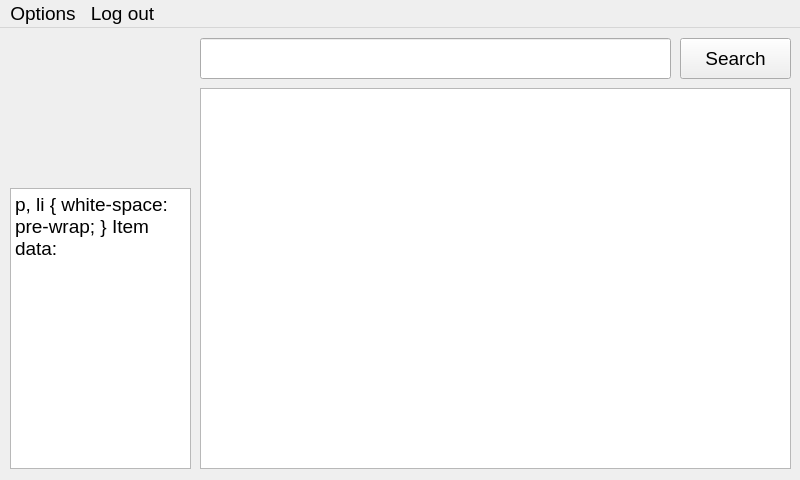
<?xml version="1.0" encoding="UTF-8"?>
<ui version="4.0">
 <class>MainScreen</class>
 <widget class="QMainWindow" name="MainScreen">
  <property name="geometry">
   <rect>
    <x>0</x>
    <y>0</y>
    <width>800</width>
    <height>480</height>
   </rect>
  </property>
  <property name="font">
   <font>
    <pointsize>14</pointsize>
   </font>
  </property>
  <property name="windowTitle">
   <string>MainWindow</string>
  </property>
  <property name="locale">
   <locale language="English" country="Austria"/>
  </property>
  <widget class="QWidget" name="centralwidget">
   <widget class="QLineEdit" name="txb_search">
    <property name="geometry">
     <rect>
      <x>200</x>
      <y>10</y>
      <width>471</width>
      <height>41</height>
     </rect>
    </property>
    <property name="font">
     <font>
      <pointsize>20</pointsize>
     </font>
    </property>
    <property name="locale">
     <locale language="English" country="Austria"/>
    </property>
    <property name="text">
     <string/>
    </property>
    <property name="alignment">
     <set>Qt::AlignLeading|Qt::AlignLeft|Qt::AlignVCenter</set>
    </property>
   </widget>
   <widget class="QPushButton" name="btn_search">
    <property name="geometry">
     <rect>
      <x>680</x>
      <y>10</y>
      <width>111</width>
      <height>41</height>
     </rect>
    </property>
    <property name="locale">
     <locale language="English" country="Austria"/>
    </property>
    <property name="text">
     <string>Search</string>
    </property>
   </widget>
   <widget class="QTableWidget" name="dtv_items">
    <property name="geometry">
     <rect>
      <x>200</x>
      <y>60</y>
      <width>591</width>
      <height>381</height>
     </rect>
    </property>
    <property name="font">
     <font>
      <pointsize>14</pointsize>
     </font>
    </property>
    <property name="locale">
     <locale language="English" country="Austria"/>
    </property>
   </widget>
   <widget class="QLabel" name="pcb_logo">
    <property name="geometry">
     <rect>
      <x>30</x>
      <y>10</y>
      <width>141</width>
      <height>141</height>
     </rect>
    </property>
    <property name="locale">
     <locale language="English" country="Austria"/>
    </property>
    <property name="text">
     <string/>
    </property>
    <property name="pixmap">
     <pixmap>images/icon.PNG</pixmap>
    </property>
    <property name="scaledContents">
     <bool>true</bool>
    </property>
    <property name="alignment">
     <set>Qt::AlignCenter</set>
    </property>
   </widget>
   <widget class="QTextBrowser" name="txb_itemData">
    <property name="geometry">
     <rect>
      <x>10</x>
      <y>160</y>
      <width>181</width>
      <height>281</height>
     </rect>
    </property>
    <property name="locale">
     <locale language="English" country="Austria"/>
    </property>
    <property name="html">
     <string>&lt;!DOCTYPE HTML PUBLIC &quot;-//W3C//DTD HTML 4.0//EN&quot; &quot;http://www.w3.org/TR/REC-html40/strict.dtd&quot;&gt;
&lt;html&gt;&lt;head&gt;&lt;meta name=&quot;qrichtext&quot; content=&quot;1&quot; /&gt;&lt;style type=&quot;text/css&quot;&gt;
p, li { white-space: pre-wrap; }
&lt;/style&gt;&lt;/head&gt;&lt;body style=&quot; font-family:'MS Shell Dlg 2'; font-size:14pt; font-weight:400; font-style:normal;&quot;&gt;
&lt;p style=&quot; margin-top:0px; margin-bottom:0px; margin-left:0px; margin-right:0px; -qt-block-indent:0; text-indent:0px;&quot;&gt;Item data:&lt;/p&gt;
&lt;p style=&quot;-qt-paragraph-type:empty; margin-top:0px; margin-bottom:0px; margin-left:0px; margin-right:0px; -qt-block-indent:0; text-indent:0px;&quot;&gt;&lt;br /&gt;&lt;/p&gt;&lt;/body&gt;&lt;/html&gt;</string>
    </property>
   </widget>
  </widget>
  <widget class="QMenuBar" name="menubar">
   <property name="geometry">
    <rect>
     <x>0</x>
     <y>0</y>
     <width>800</width>
     <height>18</height>
    </rect>
   </property>
   <widget class="QMenu" name="menu_options">
    <property name="title">
     <string>Options</string>
    </property>
    <widget class="QMenu" name="menu_manageItems">
     <property name="font">
      <font>
       <pointsize>14</pointsize>
      </font>
     </property>
     <property name="locale">
      <locale language="English" country="Austria"/>
     </property>
     <property name="title">
      <string>Manage Items</string>
     </property>
     <addaction name="act_storeItems"/>
     <addaction name="act_withdrawItems"/>
     <addaction name="separator"/>
     <addaction name="act_setQuantity"/>
    </widget>
    <widget class="QMenu" name="menu_manageUsers">
     <property name="font">
      <font>
       <pointsize>14</pointsize>
      </font>
     </property>
     <property name="tearOffEnabled">
      <bool>false</bool>
     </property>
     <property name="title">
      <string>Manage Users</string>
     </property>
     <addaction name="act_newUser"/>
     <addaction name="act_editUser"/>
     <addaction name="separator"/>
     <addaction name="act_newPermissions"/>
     <addaction name="act_editPermissions"/>
    </widget>
    <widget class="QMenu" name="menu_manageSorage">
     <property name="font">
      <font>
       <pointsize>14</pointsize>
      </font>
     </property>
     <property name="title">
      <string>Manage Storage</string>
     </property>
     <addaction name="act_moveStorageSlot"/>
     <addaction name="act_removeStorageSlot"/>
     <addaction name="separator"/>
     <addaction name="act_changeParititions"/>
    </widget>
    <addaction name="act_manageProfile"/>
    <addaction name="separator"/>
    <addaction name="menu_manageItems"/>
    <addaction name="menu_manageSorage"/>
    <addaction name="separator"/>
    <addaction name="menu_manageUsers"/>
    <addaction name="separator"/>
    <addaction name="act_createInventoryReport"/>
   </widget>
   <widget class="QMenu" name="menu_logout">
    <property name="title">
     <string>Log out</string>
    </property>
    <addaction name="act_exit"/>
   </widget>
   <addaction name="menu_options"/>
   <addaction name="menu_logout"/>
  </widget>
  <action name="act_manageProfile">
   <property name="text">
    <string>Manage Profile</string>
   </property>
   <property name="font">
    <font>
     <pointsize>12</pointsize>
    </font>
   </property>
  </action>
  <action name="act_storeItems">
   <property name="text">
    <string>Store Items</string>
   </property>
   <property name="font">
    <font>
     <pointsize>12</pointsize>
    </font>
   </property>
  </action>
  <action name="act_withdrawItems">
   <property name="text">
    <string>Withdraw Items</string>
   </property>
   <property name="font">
    <font>
     <pointsize>12</pointsize>
    </font>
   </property>
  </action>
  <action name="act_newUser">
   <property name="text">
    <string>New User</string>
   </property>
   <property name="font">
    <font>
     <pointsize>12</pointsize>
    </font>
   </property>
  </action>
  <action name="act_editUser">
   <property name="text">
    <string>Edit User</string>
   </property>
   <property name="font">
    <font>
     <pointsize>12</pointsize>
    </font>
   </property>
  </action>
  <action name="act_newPermissions">
   <property name="text">
    <string>New Permission</string>
   </property>
   <property name="font">
    <font>
     <pointsize>12</pointsize>
    </font>
   </property>
  </action>
  <action name="act_editPermissions">
   <property name="text">
    <string>Edit Permission</string>
   </property>
   <property name="font">
    <font>
     <pointsize>12</pointsize>
    </font>
   </property>
  </action>
  <action name="act_exit">
   <property name="text">
    <string>Exit</string>
   </property>
   <property name="font">
    <font>
     <pointsize>12</pointsize>
    </font>
   </property>
  </action>
  <action name="act_moveStorageSlot">
   <property name="text">
    <string>Move Storage Slot</string>
   </property>
   <property name="font">
    <font>
     <pointsize>12</pointsize>
    </font>
   </property>
  </action>
  <action name="act_createInventoryReport">
   <property name="text">
    <string>Create inventory report</string>
   </property>
   <property name="font">
    <font>
     <pointsize>12</pointsize>
    </font>
   </property>
  </action>
  <action name="act_setQuantity">
   <property name="text">
    <string>Set Quantity</string>
   </property>
   <property name="font">
    <font>
     <pointsize>12</pointsize>
    </font>
   </property>
  </action>
  <action name="act_changeParititions">
   <property name="text">
    <string>Change Partitions</string>
   </property>
   <property name="font">
    <font>
     <pointsize>12</pointsize>
    </font>
   </property>
  </action>
  <action name="act_removeStorageSlot">
   <property name="text">
    <string>Remove Storage Slot</string>
   </property>
   <property name="font">
    <font>
     <pointsize>12</pointsize>
    </font>
   </property>
  </action>
 </widget>
 <resources/>
 <connections>
  <connection>
   <sender>act_exit</sender>
   <signal>triggered()</signal>
   <receiver>MainScreen</receiver>
   <slot>deleteLater()</slot>
   <hints>
    <hint type="sourcelabel">
     <x>-1</x>
     <y>-1</y>
    </hint>
    <hint type="destinationlabel">
     <x>399</x>
     <y>239</y>
    </hint>
   </hints>
  </connection>
  <connection>
   <sender>act_changeParititions</sender>
   <signal>triggered()</signal>
   <receiver>MainScreen</receiver>
   <slot>deleteLater()</slot>
   <hints>
    <hint type="sourcelabel">
     <x>-1</x>
     <y>-1</y>
    </hint>
    <hint type="destinationlabel">
     <x>399</x>
     <y>239</y>
    </hint>
   </hints>
  </connection>
  <connection>
   <sender>act_createInventoryReport</sender>
   <signal>triggered()</signal>
   <receiver>MainScreen</receiver>
   <slot>deleteLater()</slot>
   <hints>
    <hint type="sourcelabel">
     <x>-1</x>
     <y>-1</y>
    </hint>
    <hint type="destinationlabel">
     <x>399</x>
     <y>239</y>
    </hint>
   </hints>
  </connection>
  <connection>
   <sender>act_editUser</sender>
   <signal>triggered()</signal>
   <receiver>MainScreen</receiver>
   <slot>deleteLater()</slot>
   <hints>
    <hint type="sourcelabel">
     <x>-1</x>
     <y>-1</y>
    </hint>
    <hint type="destinationlabel">
     <x>399</x>
     <y>239</y>
    </hint>
   </hints>
  </connection>
  <connection>
   <sender>act_manageProfile</sender>
   <signal>triggered()</signal>
   <receiver>MainScreen</receiver>
   <slot>deleteLater()</slot>
   <hints>
    <hint type="sourcelabel">
     <x>-1</x>
     <y>-1</y>
    </hint>
    <hint type="destinationlabel">
     <x>399</x>
     <y>239</y>
    </hint>
   </hints>
  </connection>
  <connection>
   <sender>act_moveStorageSlot</sender>
   <signal>triggered()</signal>
   <receiver>MainScreen</receiver>
   <slot>deleteLater()</slot>
   <hints>
    <hint type="sourcelabel">
     <x>-1</x>
     <y>-1</y>
    </hint>
    <hint type="destinationlabel">
     <x>399</x>
     <y>239</y>
    </hint>
   </hints>
  </connection>
  <connection>
   <sender>act_newUser</sender>
   <signal>triggered()</signal>
   <receiver>MainScreen</receiver>
   <slot>deleteLater()</slot>
   <hints>
    <hint type="sourcelabel">
     <x>-1</x>
     <y>-1</y>
    </hint>
    <hint type="destinationlabel">
     <x>399</x>
     <y>239</y>
    </hint>
   </hints>
  </connection>
  <connection>
   <sender>act_removeStorageSlot</sender>
   <signal>triggered()</signal>
   <receiver>MainScreen</receiver>
   <slot>deleteLater()</slot>
   <hints>
    <hint type="sourcelabel">
     <x>-1</x>
     <y>-1</y>
    </hint>
    <hint type="destinationlabel">
     <x>399</x>
     <y>239</y>
    </hint>
   </hints>
  </connection>
  <connection>
   <sender>act_setQuantity</sender>
   <signal>triggered()</signal>
   <receiver>MainScreen</receiver>
   <slot>deleteLater()</slot>
   <hints>
    <hint type="sourcelabel">
     <x>-1</x>
     <y>-1</y>
    </hint>
    <hint type="destinationlabel">
     <x>399</x>
     <y>239</y>
    </hint>
   </hints>
  </connection>
  <connection>
   <sender>act_storeItems</sender>
   <signal>triggered()</signal>
   <receiver>MainScreen</receiver>
   <slot>deleteLater()</slot>
   <hints>
    <hint type="sourcelabel">
     <x>-1</x>
     <y>-1</y>
    </hint>
    <hint type="destinationlabel">
     <x>399</x>
     <y>239</y>
    </hint>
   </hints>
  </connection>
  <connection>
   <sender>act_withdrawItems</sender>
   <signal>triggered()</signal>
   <receiver>MainScreen</receiver>
   <slot>deleteLater()</slot>
   <hints>
    <hint type="sourcelabel">
     <x>-1</x>
     <y>-1</y>
    </hint>
    <hint type="destinationlabel">
     <x>399</x>
     <y>239</y>
    </hint>
   </hints>
  </connection>
  <connection>
   <sender>act_editPermissions</sender>
   <signal>triggered()</signal>
   <receiver>MainScreen</receiver>
   <slot>deleteLater()</slot>
   <hints>
    <hint type="sourcelabel">
     <x>-1</x>
     <y>-1</y>
    </hint>
    <hint type="destinationlabel">
     <x>399</x>
     <y>239</y>
    </hint>
   </hints>
  </connection>
  <connection>
   <sender>act_newPermissions</sender>
   <signal>triggered()</signal>
   <receiver>MainScreen</receiver>
   <slot>deleteLater()</slot>
   <hints>
    <hint type="sourcelabel">
     <x>-1</x>
     <y>-1</y>
    </hint>
    <hint type="destinationlabel">
     <x>399</x>
     <y>239</y>
    </hint>
   </hints>
  </connection>
  <connection>
   <sender>btn_search</sender>
   <signal>clicked()</signal>
   <receiver>MainScreen</receiver>
   <slot>deleteLater()</slot>
   <hints>
    <hint type="sourcelabel">
     <x>735</x>
     <y>48</y>
    </hint>
    <hint type="destinationlabel">
     <x>399</x>
     <y>239</y>
    </hint>
   </hints>
  </connection>
 </connections>
</ui>
